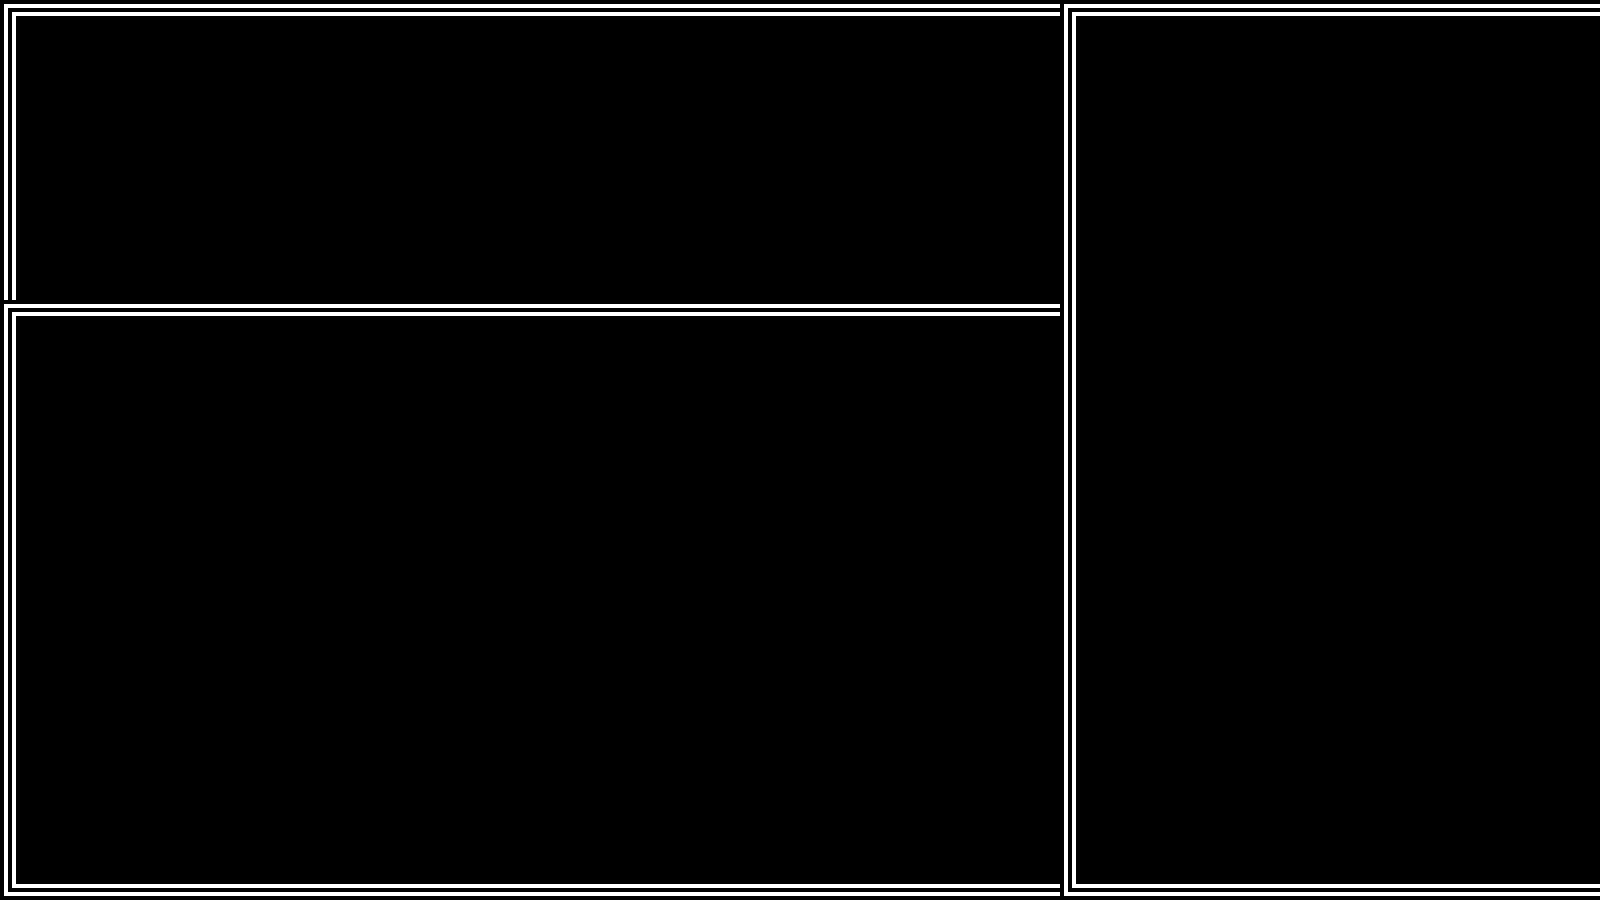

Rendered tile map (Tiled .tmx) drawn with the repository's tilesets; below, a short description and the map source with its tile grids summarised:
An orthogonal 80x45 tile map with 20x20 px tiles, 1 tile layer (Tile Layer 1).

<map version="1.0" tiledversion="1.0.2" orientation="orthogonal" renderorder="right-down" width="80" height="45" tilewidth="20" tileheight="20" nextobjectid="1">
 <tileset firstgid="1" source="frame.tsx" />
 <layer name="Tile Layer 1" width="80" height="45">
  <data>[3600 cells, 3600 non-empty, 5 distinct tile ids]</data>
 </layer>
</map>
